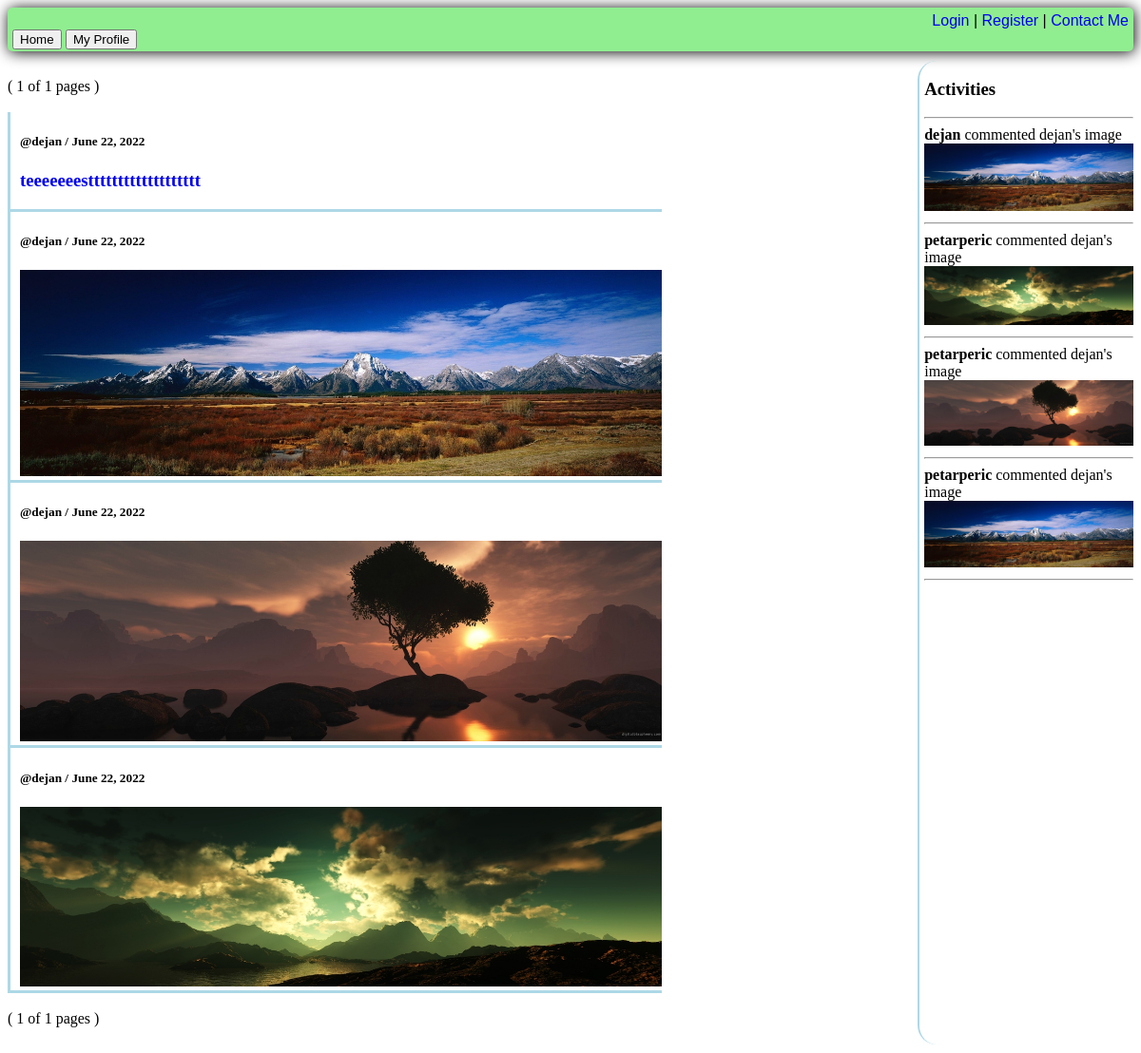
The page / on the database its author committed.
### baseApp/models.py (models this page shows, shortened)
class Post(models.Model):
    user = models.ForeignKey(User, on_delete=models.SET_NULL, null=True)
    post = models.TextField()
    image = ResizedImageField(size=[1280, 720], quality=100, null=True, blank=True, upload_to='images/')
    updated = models.DateTimeField(auto_now=True)
    created = models.DateTimeField(auto_now_add=True)
    likes = models.ManyToManyField(User, blank=True, related_name='likes')
    dislikes = models.ManyToManyField(User, blank=True, related_name='dislikes')
    def __str__(self):
        return f'{self.post}'
    class Meta:
        ordering = ['-created']

class Comment(models.Model):
    user = models.ForeignKey(User, on_delete=models.CASCADE)
    post = models.ForeignKey(Post, on_delete=models.CASCADE)
    comment = models.TextField()
    participants = models.ManyToManyField(User, related_name='participants', blank=True)
    updated = models.DateTimeField(auto_now=True)
    created = models.DateTimeField(auto_now_add=True)
    class Meta:
        ordering = ['-created']

### baseApp/views.py (the view, shortened to what this page needs)
# urls.py: path('', views.home, name='home'),
def home(request):
    if request.method == 'GET':
        participants = Comment.objects.all()
        p = Paginator(Post.objects.all(), 5)
        page = request.GET.get('page')
        try:
            posts = p.get_page(page)
        except EmptyPage:
            posts = p.get_page(p.num_pages)
    context = {'posts': posts, 'participants': participants, 'posts': posts}
    return render(request, 'baseApp/home.html', context)

### baseApp/templates/baseApp/home.html (shortened to what this page needs)
{% extends 'baseApp/base.html' %}
{% block content %}
<div class="columns-wrapper">
  <div class="left-column">
  {% include 'baseApp/columns/left.html' %}
  </div>
  <div class="center-column">
  </div>
  <div class="right-column">
  {% include 'baseApp/columns/right.html' %}
  </div>
</div>
{% endblock %}

### baseApp/templates/baseApp/columns/left.html (shortened to what this page needs)
 <br>
( {{posts.number}} of {{posts.paginator.num_pages}} pages )<br><br>
{% for post in posts %}
<div class="post">
<h5>@{{post.user}} / {{post.created.date}}</h5>
<a href="{% url 'comment' post.pk %}?page={{posts.number}}">
<h3> {{post|slice:"500"|safe}} </h3>
{% if post.image %}
  <img src="{{ post.image.url }}" alt="" class="image"><br>
{% endif %}
</a>
</div>
{% endfor %} <br>
( {{posts.number}} of {{posts.paginator.num_pages}} pages )<br><br>

### baseApp/templates/baseApp/columns/right.html
<h3> Activities </h3> <hr>
{% if participants %}
  {% for participant in participants %}
  {% if participant.post %}
  <b> {{ participant.user }} </b> commented {{ participant.post.user }}'s
  {% if participant.post.image %}
    image
    <a href="{% url 'comment' participant.post.id %}">
    <img src="{{ participant.post.image.url }}" style="width: 100%;">
    </a>
  {% else %}
    post <small><small>>></small></small>
    <a href="{% url 'comment'  participant.post.id %}"> {{ participant.post }} </a>
  {% endif %}
  {% endif %} <br><hr>
  {% endfor %}
{% else %}
    <h4> No Activities </h4>
{% endif %}

### baseApp/templates/baseApp/home.html (style rules this page uses)
.columns-wrapper { display: grid; grid-template-columns: 3fr 1fr 1fr; font-family:'Times New Roman', Times, serif; }
a { text-decoration: none; }
.center-column { text-decoration: none; }
.right-column { margin-left: 10px; border-left: 2px solid lightblue; border-radius: 20px; padding-left: 5px; overflow: scroll; }

### baseApp/templates/baseApp/columns/left.html (style rules this page uses)
.post { width: 95%; border-left: 3px solid lightblue; padding-left: 10px; padding-top: 1px; border-bottom: 3px solid lightblue; }
.image { width: 100%; max-height: auto; }

### rows shown on the page
Post: user "dejan", created "June 22, 2022", post "teeeeeeesttttttttttttttttttt"
Post: user "dejan", created "June 22, 2022", image (picture)
Post: user "dejan", created "June 22, 2022", image (picture)
Post: user "dejan", created "June 22, 2022", image (picture)
Comment: user "dejan", post.user "dejan", post.image (picture)
Comment: user "petarperic", post.user "dejan", post.image (picture)
Comment: user "petarperic", post.user "dejan", post.image (picture)
Comment: user "petarperic", post.user "dejan", post.image (picture)

### other values the page prints
{{ posts.number }} "1"
{{ posts.paginator.num_pages }} "1"
